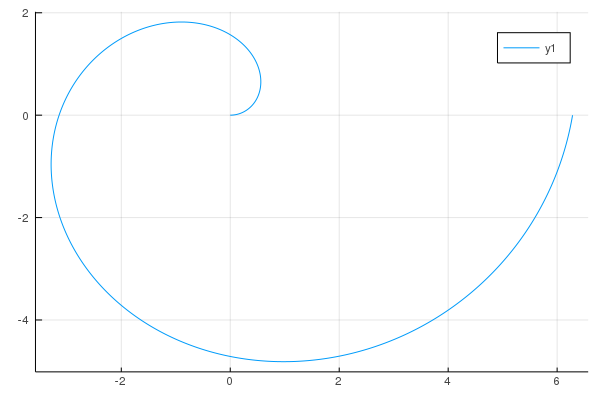

This chart was generated by the following Julia code:
using Plots

t = 0:0.001:2pi
x = t.*cos.(t)
y = t.*sin.(t)

plot(x, y)
savefig("archimedean_spiral.png")